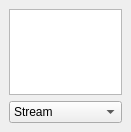
<?xml version="1.0" encoding="UTF-8"?>
<ui version="4.0">
 <class>MainWindow</class>
 <widget class="QMainWindow" name="MainWindow">
  <property name="geometry">
   <rect>
    <x>0</x>
    <y>0</y>
    <width>131</width>
    <height>132</height>
   </rect>
  </property>
  <property name="acceptDrops">
   <bool>true</bool>
  </property>
  <property name="windowTitle">
   <string>NomNom</string>
  </property>
  <property name="windowIcon">
   <iconset resource="../rc/nomnom.qrc">
    <normaloff>:/img/nomnom.png</normaloff>:/img/nomnom.png</iconset>
  </property>
  <widget class="QWidget" name="centralwidget">
   <layout class="QVBoxLayout" name="verticalLayout">
    <item>
     <widget class="QTextBrowser" name="textBrowser">
      <property name="toolTip">
       <string>Drag and drop URLs here</string>
      </property>
      <property name="html">
       <string>&lt;!DOCTYPE HTML PUBLIC &quot;-//W3C//DTD HTML 4.0//EN&quot; &quot;http://www.w3.org/TR/REC-html40/strict.dtd&quot;&gt;
&lt;html&gt;&lt;head&gt;&lt;meta name=&quot;qrichtext&quot; content=&quot;1&quot; /&gt;&lt;style type=&quot;text/css&quot;&gt;
p, li { white-space: pre-wrap; }
&lt;/style&gt;&lt;/head&gt;&lt;body style=&quot; font-family:'Sans'; font-size:10pt; font-weight:400; font-style:normal;&quot;&gt;
&lt;p align=&quot;center&quot; style=&quot;-qt-paragraph-type:empty; margin-top:0px; margin-bottom:0px; margin-left:0px; margin-right:0px; -qt-block-indent:0; text-indent:0px; font-family:'Verdana';&quot;&gt;&lt;/p&gt;
&lt;p align=&quot;center&quot; style=&quot; margin-top:0px; margin-bottom:0px; margin-left:0px; margin-right:0px; -qt-block-indent:0; text-indent:0px;&quot;&gt;&lt;img src=&quot;:/img/nomnom.png&quot; /&gt;&lt;/p&gt;&lt;/body&gt;&lt;/html&gt;</string>
      </property>
     </widget>
    </item>
    <item>
     <widget class="QComboBox" name="modeCBox">
      <item>
       <property name="text">
        <string>Stream</string>
       </property>
      </item>
      <item>
       <property name="text">
        <string>Download</string>
       </property>
      </item>
     </widget>
    </item>
   </layout>
  </widget>
 </widget>
 <resources>
  <include location="../rc/nomnom.qrc"/>
 </resources>
 <connections/>
 <slots>
  <slot>onLanguage()</slot>
  <slot>onPreferences()</slot>
  <slot>onAbout()</slot>
  <slot>onStop()</slot>
 </slots>
</ui>
